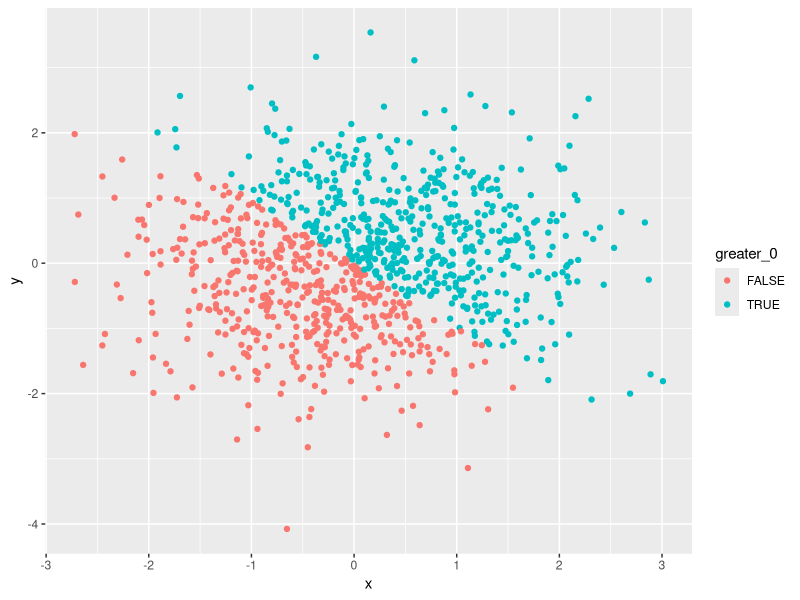

Source code (R):
## ---- chunk 1
library(tidyverse)
## ---- chunk 2
set.seed(1)
prob1_df = tibble(
  list = runif(10, min = 0, max = 5), 
  greater_2 = list > 2, 
  vec_car = c("Will", "I", "ever", "be", "able", "to", "remember", "any", "R", "commands"), 
  vec_fac = c("yes", "no", "yes", "no", "yes", "no", "yes", "no", "yes", "no")
)
## ---- chunk 3
mean(prob1_df$list)
mean(prob1_df$greater_2)
mean(prob1_df$vec_car)
mean(prob1_df$vec_fac)
## ---- chunk 4
set.seed(2)
prob2_df = tibble(
  x = rnorm(1000),
  y = rnorm(1000),
  greater_0 = x + y > 0, 
  TF_num = as.numeric(greater_0),
  TF_fac = as.factor(greater_0)
)
## ---- chunk 5
str(prob2_df)
## ---- chunk 6
plot1 = ggplot(prob2_df, aes(x = x, y = y, color = greater_0)) + geom_point()
## ---- chunk 7
plot2 = ggplot(prob2_df, aes(x = x, y = y, color = TF_num)) + geom_point()
## ---- chunk 8
plot3 = ggplot(prob2_df, aes(x = x, y = y, color = TF_fac)) + geom_point()
## ---- chunk 9
ggsave("plot1.png", plot = plot1, device = png())
